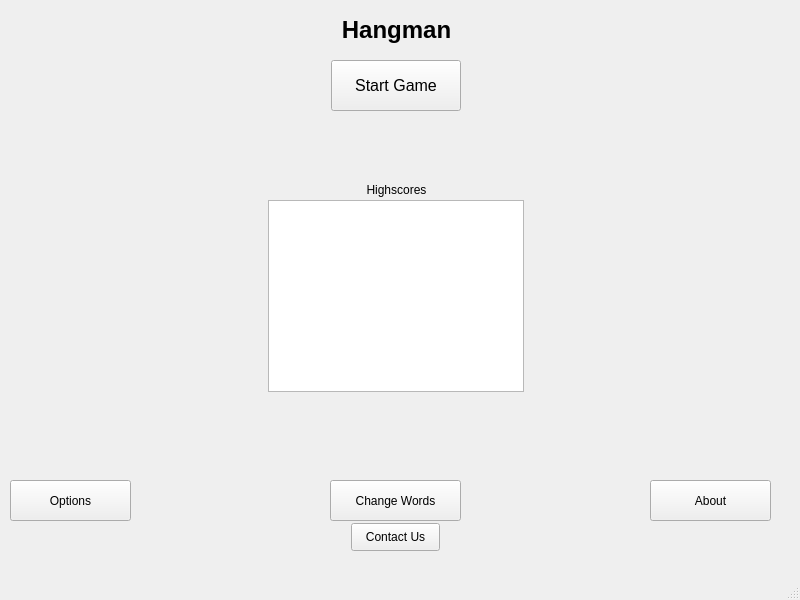
<?xml version="1.0" encoding="UTF-8"?>
<ui version="4.0">
 <class>TitleScreen</class>
 <widget class="QMainWindow" name="TitleScreen">
  <property name="geometry">
   <rect>
    <x>0</x>
    <y>0</y>
    <width>800</width>
    <height>600</height>
   </rect>
  </property>
  <property name="windowTitle">
   <string>Hangman The Game</string>
  </property>
  <widget class="QWidget" name="centralwidget">
   <widget class="QStackedWidget" name="stackedWidget">
    <property name="geometry">
     <rect>
      <x>0</x>
      <y>0</y>
      <width>800</width>
      <height>551</height>
     </rect>
    </property>
    <property name="currentIndex">
     <number>0</number>
    </property>
    <widget class="QWidget" name="pgTitle">
     <widget class="QLabel" name="lblTitleLabel">
      <property name="geometry">
       <rect>
        <x>6</x>
        <y>10</y>
        <width>781</width>
        <height>40</height>
       </rect>
      </property>
      <property name="font">
       <font>
        <pointsize>18</pointsize>
        <weight>75</weight>
        <bold>true</bold>
        <underline>false</underline>
       </font>
      </property>
      <property name="frameShape">
       <enum>QFrame::NoFrame</enum>
      </property>
      <property name="text">
       <string>Hangman</string>
      </property>
      <property name="alignment">
       <set>Qt::AlignCenter</set>
      </property>
     </widget>
     <widget class="QPushButton" name="pbtAbout">
      <property name="geometry">
       <rect>
        <x>650</x>
        <y>480</y>
        <width>121</width>
        <height>41</height>
       </rect>
      </property>
      <property name="toolTip">
       <string>About Hangman</string>
      </property>
      <property name="text">
       <string>About</string>
      </property>
     </widget>
     <widget class="QPushButton" name="pbtOptions">
      <property name="geometry">
       <rect>
        <x>10</x>
        <y>480</y>
        <width>121</width>
        <height>41</height>
       </rect>
      </property>
      <property name="toolTip">
       <string>Change Difficulty Settings</string>
      </property>
      <property name="text">
       <string>Options</string>
      </property>
     </widget>
     <widget class="QPushButton" name="pbtChangeWords">
      <property name="geometry">
       <rect>
        <x>330</x>
        <y>480</y>
        <width>131</width>
        <height>41</height>
       </rect>
      </property>
      <property name="toolTip">
       <string>Edit words</string>
      </property>
      <property name="text">
       <string>Change Words</string>
      </property>
     </widget>
     <widget class="QPushButton" name="pbtStartGame">
      <property name="geometry">
       <rect>
        <x>331</x>
        <y>60</y>
        <width>130</width>
        <height>51</height>
       </rect>
      </property>
      <property name="font">
       <font>
        <pointsize>12</pointsize>
       </font>
      </property>
      <property name="toolTip">
       <string>Start a new game</string>
      </property>
      <property name="text">
       <string>Start Game</string>
      </property>
     </widget>
     <widget class="QPushButton" name="pbtContact">
      <property name="geometry">
       <rect>
        <x>351</x>
        <y>523</y>
        <width>89</width>
        <height>28</height>
       </rect>
      </property>
      <property name="text">
       <string>Contact Us</string>
      </property>
     </widget>
     <widget class="QLabel" name="lblHighscoresLabel">
      <property name="geometry">
       <rect>
        <x>356</x>
        <y>180</y>
        <width>81</width>
        <height>20</height>
       </rect>
      </property>
      <property name="text">
       <string>Highscores</string>
      </property>
      <property name="alignment">
       <set>Qt::AlignCenter</set>
      </property>
     </widget>
     <widget class="QTextEdit" name="txeHighscores">
      <property name="geometry">
       <rect>
        <x>268</x>
        <y>200</y>
        <width>256</width>
        <height>192</height>
       </rect>
      </property>
      <property name="readOnly">
       <bool>true</bool>
      </property>
     </widget>
    </widget>
   </widget>
  </widget>
  <widget class="QMenuBar" name="menubar">
   <property name="geometry">
    <rect>
     <x>0</x>
     <y>0</y>
     <width>800</width>
     <height>21</height>
    </rect>
   </property>
  </widget>
  <widget class="QStatusBar" name="statusbar"/>
 </widget>
 <resources/>
 <connections/>
</ui>
